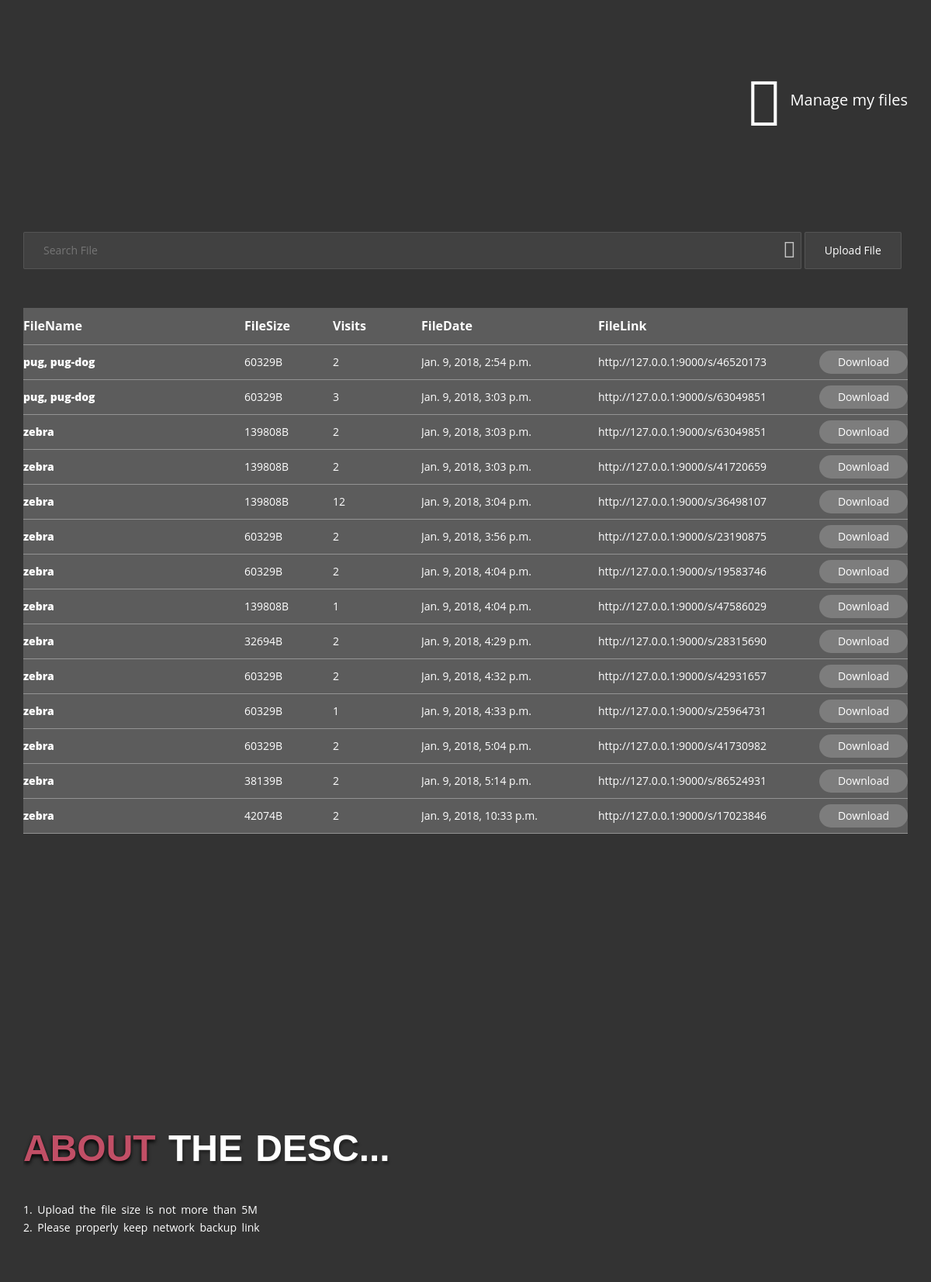
/my/, run on the app's committed database.
### Share/models.py (models this page shows, shortened)
class Upload(models.Model):
    DownloadDocount = models.IntegerField(verbose_name=u"下载次数",default=0)
    code = models.CharField(max_length=8,verbose_name=u"code")
    Datatime = models.DateTimeField(default=datetime.now)
    path = models.CharField(max_length=32,verbose_name=u"下载路径")
    name = models.CharField(max_length=32,verbose_name=u"文件名",default="")
    Filesize = models.CharField(max_length=10,verbose_name=u"文件大小")
    PCIP = models.CharField(max_length=32,verbose_name=u"IP地址",default="")
    class Meta():
        verbose_name="download"
        verbose_name_plural = verbose_name
        db_table = "download"

### Share/views.py (the view)
# urls.py: url(r'^my/$',MyView.as_view(),name="MY"),
class MyView(View):
    def get(self,request):
        IP = request.META['REMOTE_ADDR']
        u = Upload.objects.filter(PCIP=str(IP))
        for i in u :
            i.DownloadDocount +=1
            i.save()
        return render(request,'content.html',{"content":u})

### templates/content.html
{% extends "base.html" %}
{% block content %}
    {% for i in content %}
                    <div class="file-content">
                    <div class="file-name" style="width:25%;">{{ i.name }}</div>
                    <div class="file-size" style="width:10%;">{{ i.Filesize }}B</div>
					<div class="file-date" style="width:10%;">{{ i.DownloadDocount }}</div>
                    <div class="file-date" style="width:20%;">{{ i.Datatime }}</div>
                    <div class="file-link" style="width:35%; padding-right: 80px; text-overflow: ellipsis; overflow: hidden;">
                        <span>
                            http://127.0.0.1:9000/s/{{ i.code}}
                        </span>
                    </div>
                    <a href="/{{ i.path }}" style="color:#FFF;"><button>Download</button></a>
                </div>
    {% endfor %}
{% endblock %}

### templates/base.html (shortened to what this page needs)
<!doctype html>
<html>
    <head>
        <link rel="stylesheet" href="/static/css/bootstrap.min.css" />
        <link rel="stylesheet" href="/static/css/animate.min.css" />
        <link rel="stylesheet" href="/static/css/vegas.min.css" />
        <link rel="stylesheet" href="/static/css/style.css" />
        <link rel="stylesheet" href="/static/css/style2.css" />
        <link rel="stylesheet" href="https://at.alicdn.com/t/font_xtmtjsdjlmc84cxr.css">
        <link rel="stylesheet" href="https://at.alicdn.com/t/font_k8psy17rqdoyldi.css">
</head>
<body>
<header>
    <div class="container">
        <div class="row">
            <div class="col-sm-6">
            </div>
            <div class="col-sm-6">
                <div class="logo-desc wow bounceInRight" data-wow-delay="0.4s">
                 <a href="{% url "MY" %}"> <span class="logo-desc-text" href="/"><i class="iconfont">&#xe619;</i>Manage my files</span></a>
</div>
            </div>
        </div>
    </div>
</header>
<section id="content">
    <div class="container">
        <div class="col-sj-12">
            <div class="up-container wow bounceIn" data-wow-delay="0.9s">
                <form id="search" action="{% url "search" %}" method="get">
                    <div class="input-box">
                        <input id="files-info" name="kw" type="text" onkeydown="if(event.keyCode==13){return false;}" autocomplete="off" placeholder="Search File" />
                        <span class="iconfont search-text-icon">&#xe714;</span>
                    </div>
                </form>
                <form id="form" action="/" method="post" runat="server" enctype="multipart/form-data">
                    <input id="bt" type="button" value="Upload File" />
                </form>
            </div>
            <div class="show-file bounceIn">
                <div class="file-title">
                    <div class="file-name1" style="width:25%;">FileName</div>
                    <div class="file-size" style="width:10%;">FileSize</div>
                    <div class="file-size" style="width:10%;">Visits</div>
                    <div class="file-date" style="width:20%;">FileDate</div>
                    <div class="file-link" style="width:35%;">FileLink</div>
                </div>
                {% block content %}
                {% endblock %}
            </div>
        </div>
    </div>
</section>
<section>
    <div class="container">
        <div class="row">
            <div class="col-md-12 col-xs-12">
            </div>
        </div>
    </div>
</section>
<section>
    <div class="container">
        <div class="row">
            <div class="col-xs-12">
                <h1 class="wow fadeInUp" data-wow-delay="0.4s"><span>About</span> The Desc...</h1>
                <p class="about-text wow slideInLeft">1. Upload the file size is not more than 5M</p>
                <p class="about-text wow slideInLeft">2. Please properly keep network backup link</p>
            </div>
        </div>
    </div>
</section>
</body>
</html>

### static/css/style.css (style rules this page uses)
@media (min-width: 768px) { .container { width: 750px; } }
@media (min-width: 992px) { .container { width: 970px; } }
@media (min-width: 992px) { input[type='text'] { width: 80%; } }
@media (min-width: 992px) { div.col-xs-12 .about-text { text-align: left; } }
@media (min-width: 1200px) { .container { width: 1170px; } }
@media (min-width: 1200px) { input[type='text'] { width: 88%; } }
* { margin:0;padding:0;font-size: 100%;border: 0;vertical-align: baseline;outline: 0; }
p { margin: 0; padding: 0; }
a { text-decoration: none; }
html { height: 100% !important; }
body { position: relative; font-size: 14px; color: #FFF; background-color: #333; height: 100%; }
header { padding: 60px 0 40px 0; }
section { padding: 40px 0; position: relative; }
body { font-family: "Open Sans", Helvetica, Arial, sans-serif; }
h1, h2, h3, h4, h5, h6 { font-family: 'Oswald', Helvetica, Arial, sans-serif; font-weight: 700; text-transform: uppercase; text-shadow: 2px 4px 3px rgba(0,0,0,0.3); }
h1 { font-size: 48px; overflow: hidden; }
p { font: 14px/1.7em "Open Sans"; word-spacing: 3px; }
.iconfont { padding-right: 10px; vertical-align: middle; font-size: 80px !important; line-height: 77px; }
.logo-desc a { color: white; text-decoration: none; }
.logo-desc { padding-top: 12px; overflow: hidden; float: right; }
.logo-desc-text { font-size: 20px; text-overflow: ellipsis; overflow: hidden; }
#content { margin: 50px 0 0 0; }
input { background: rgba(255,255,255,0.07); color: #FFF;font-size: 14px; border: 1px solid rgba(255,255,255,0.1) !important; border-left: 1px solid rgba(255,255,255,0.1) !important; padding: 13px 25px; width: 80%; height: auto; text-overflow: ellipsis; -webkit-border-radius: 2px; -moz-border-radius: 2px; border-radius: 2px; }
input[type='button'] { width: auto; font-size: 14px; font-style: normal; margin-bottom: 50px; }
.show-file { background: rgba(255,255,255,.2); }
.file-title,.file-content { overflow: hidden; border-bottom: 1px solid rgba(229,229,229,0.4); }
.file-title div { font-weight: bold; font-size: 16px; }
.file-title div,.file-content div { float: left; width: 15%; padding: 12px 0px; text-overflow: ellipsis; overflow: hidden; white-space: nowrap; padding-right: 10px; }
.file-content { position: relative; }
.file-content button { width: 10%; min-width: 46px; background: rgba(255,255,255,0.2); padding: 5px 0px; border-radius: 32px; position: absolute; right: 0; top: 50%; margin-top: -15px; text-align: center; }
button { outline: 0; }
.file-name { font-weight: 900; }
form { display: inline; }
div.col-xs-12 h1 { text-overflow: ellipsis; word-spacing: 3px; margin-bottom: 40px; text-align: left !important; }
div.col-xs-12 h1 span { color: rgba(193,79,102,1); text-shadow: 0px 3px 5px #000; }
div.col-xs-12 { text-align: center; }
div.col-xs-12 .about-text:last-child { margin-bottom: 30px; }
.col-md-12.col-xs-12 { padding: 100px 0; }
div.col-md-12 { color: #C14F66; width: 100%; display: flex; align-items: center; justify-content: center; }
.input-box { display: inline; position: relative; }
.input-box .search-text-icon { color: #c5c5c5; font-size: 28px !important; position: absolute; padding: 0; right: 11px; top: 0; line-height: .6em; cursor: pointer; }

### data on the page
Upload: name "pug, pug-dog", Filesize "60329", DownloadDocount "2", Datatime "Jan. 9, 2018, 2:54 p.m.", code "46520173"
Upload: name "pug, pug-dog", Filesize "60329", DownloadDocount "3", Datatime "Jan. 9, 2018, 3:03 p.m.", code "63049851"
Upload: name "zebra", Filesize "139808", DownloadDocount "2", Datatime "Jan. 9, 2018, 3:03 p.m.", code "63049851"
Upload: name "zebra", Filesize "139808", DownloadDocount "2", Datatime "Jan. 9, 2018, 3:03 p.m.", code "41720659"
Upload: name "zebra", Filesize "139808", DownloadDocount "12", Datatime "Jan. 9, 2018, 3:04 p.m.", code "36498107"
Upload: name "zebra", Filesize "60329", DownloadDocount "2", Datatime "Jan. 9, 2018, 3:56 p.m.", code "23190875"
Upload: name "zebra", Filesize "60329", DownloadDocount "2", Datatime "Jan. 9, 2018, 4:04 p.m.", code "19583746"
Upload: name "zebra", Filesize "139808", DownloadDocount "1", Datatime "Jan. 9, 2018, 4:04 p.m.", code "47586029"
Upload: name "zebra", Filesize "32694", DownloadDocount "2", Datatime "Jan. 9, 2018, 4:29 p.m.", code "28315690"
Upload: name "zebra", Filesize "60329", DownloadDocount "2", Datatime "Jan. 9, 2018, 4:32 p.m.", code "42931657"
Upload: name "zebra", Filesize "60329", DownloadDocount "1", Datatime "Jan. 9, 2018, 4:33 p.m.", code "25964731"
Upload: name "zebra", Filesize "60329", DownloadDocount "2", Datatime "Jan. 9, 2018, 5:04 p.m.", code "41730982"
Upload: name "zebra", Filesize "38139", DownloadDocount "2", Datatime "Jan. 9, 2018, 5:14 p.m.", code "86524931"
Upload: name "zebra", Filesize "42074", DownloadDocount "2", Datatime "Jan. 9, 2018, 10:33 p.m.", code "17023846"
